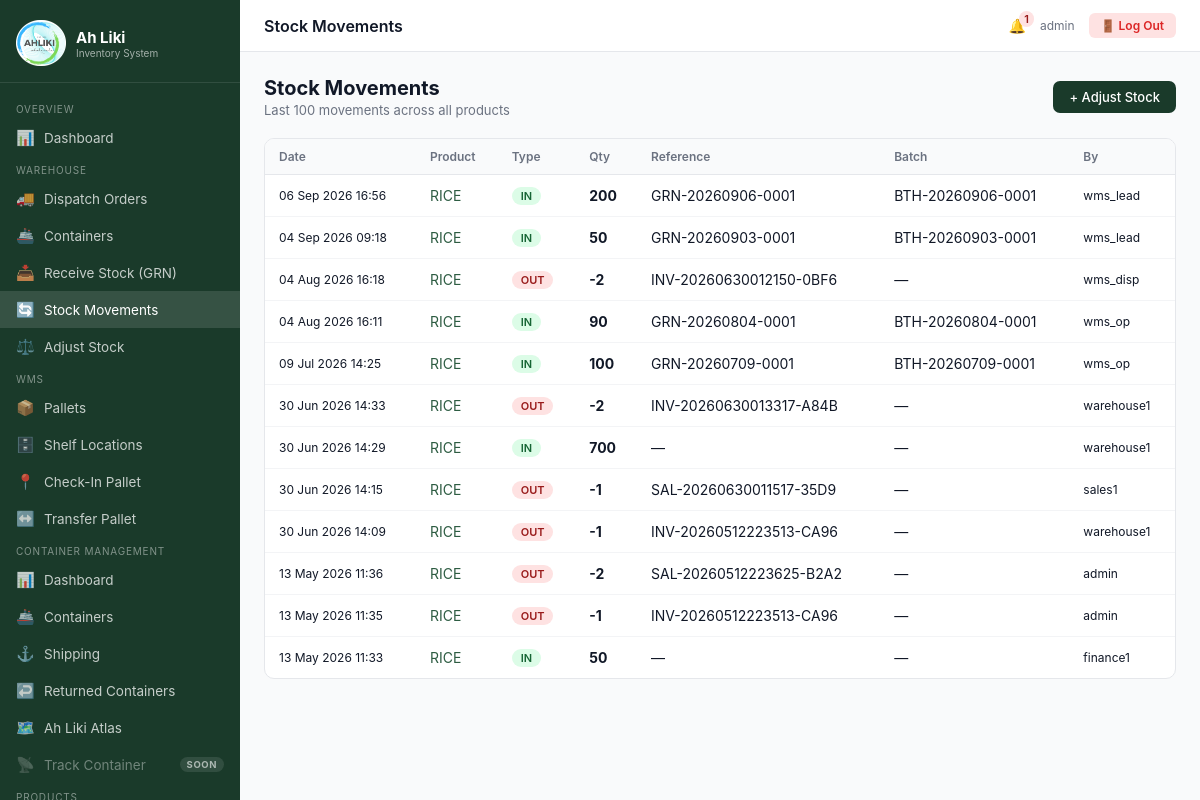
The app's page /stock/movements/ (signed in) with its own data.
### inventory/models.py (models this page shows, shortened)
class StockMovement(models.Model):
    MOVEMENT_TYPES = [
        ('in', 'Stock In'),
        ('out', 'Stock Out'),
        ('adjustment', 'Adjustment'),
        ('return', 'Return'),
    ]
    product = models.ForeignKey(Product, on_delete=models.CASCADE, related_name='stock_movements')
    movement_type = models.CharField(max_length=20, choices=MOVEMENT_TYPES)
    quantity = models.IntegerField(help_text='Positive for in, negative for out')
    reference = models.CharField(max_length=200, blank=True, help_text='GRN or Sale number')
    batch_number = models.CharField(max_length=100, blank=True)
    expiry_date = models.DateField(null=True, blank=True)
    performed_by = models.ForeignKey(User, on_delete=models.SET_NULL, null=True)
    timestamp = models.DateTimeField(default=timezone.now)
    notes = models.TextField(blank=True)

class Product(models.Model):
    sku = models.CharField(max_length=100, unique=True)
    name = models.CharField(max_length=200)
    category = models.ForeignKey(Category, on_delete=models.SET_NULL, null=True, related_name='products')
    supplier = models.ForeignKey(Supplier, on_delete=models.SET_NULL, null=True, related_name='products')
    unit_price = models.DecimalField(max_digits=10, decimal_places=2)
    cost_price = models.DecimalField(max_digits=10, decimal_places=2, default=0)
    reorder_level = models.PositiveIntegerField(default=10, help_text='Alert when stock falls below this')
    unit = models.CharField(max_length=50, default='each', help_text='e.g. each, kg, litre, carton')
    barcode = models.CharField(max_length=200, blank=True)
    description = models.TextField(blank=True)
    is_active = models.BooleanField(default=True)
    created_at = models.DateTimeField(auto_now_add=True)

### inventory/views.py (the view)
# urls.py: path('stock/movements/', views.stock_movements, name='stock_movements'),
@login_required
@role_required('admin', 'warehouse')
def stock_movements(request):
    movements = StockMovement.objects.select_related('product', 'performed_by').order_by('-timestamp')[:100]
    return render(request, 'stock/movements.html', {'movements': movements})

### templates/stock/movements.html (shortened to what this page needs)
{% extends 'base.html' %}
{% block topbar_title %}Stock Movements{% endblock %}
{% block content %}
<div class="page-header">
  <div><h1>Stock Movements</h1><p>Last 100 movements across all products</p></div>
  <a href="{% url 'stock_adjust' %}" class="btn btn-primary">+ Adjust Stock</a>
</div>
<div class="card">
  <div class="table-wrap">
    <table>
      <thead><tr><th>Date</th><th>Product</th><th>Type</th><th>Qty</th><th>Reference</th><th>Batch</th><th>By</th></tr></thead>
      <tbody>
      {% for m in movements %}
      <tr>
        <td style="font-size:12px;white-space:nowrap">{{ m.timestamp|date:"d M Y H:i" }}</td>
        <td><a href="{% url 'product_detail' m.product.pk %}">{{ m.product.name }}</a></td>
        <td>{% if m.movement_type == 'in' %}<span class="badge badge-green">IN</span>{% elif m.movement_type == 'out' %}<span class="badge badge-red">OUT</span>{% else %}<span class="badge badge-gray">{{ m.get_movement_type_display }}</span>{% endif %}</td>
        <td><strong>{{ m.quantity }}</strong></td>
        <td>{{ m.reference|default:"—" }}</td>
        <td>{{ m.batch_number|default:"—" }}</td>
        <td style="font-size:12px">{{ m.performed_by.username|default:"—" }}</td>
      </tr>
      {% empty %}<tr><td colspan="7" style="text-align:center;color:var(--gray-500);padding:24px">No movements yet.</td></tr>{% endfor %}
      </tbody>
    </table>
  </div>
</div>
{% endblock %}

### templates/base.html (shortened to what this page needs)
<!DOCTYPE html>
<html lang="en">
<head>
{% load static %}
{% load custom_tags %}
<link rel="stylesheet" href="{% static 'css/main.css' %}">
</head>
<body>
{% with user_role=request.user|user_role %}
{% with is_admin=request.user.is_superuser %}
<div class="layout{% if user_role == 'wms_operator' or user_role == 'wms_dispatcher' %} wms-op-layout{% endif %}">
  <aside class="sidebar" id="sidebar">
    <div class="sidebar-brand">
      <div class="logo">
        <img src="{% static 'image/ahliki_logo.png' %}" alt="Ah Liki Logo" class="logo-image">
        <div>
          <div class="logo-text">Ah Liki</div>
          <div class="logo-sub">{% if user_role == 'wms_operator' %}WMS Operator{% elif user_role == 'wms_dispatcher' %}WMS Dispatcher{% elif user_role == 'custom_broker' %}Customs Broker{% else %}Inventory System{% endif %}</div>
        </div>
      </div>
    </div>
    <nav class="sidebar-nav">
      {% if user_role == 'wms_operator' %}
      <div class="nav-section">Home</div>
      <a href="{% url 'wms_dashboard' %}" class="{% if request.resolver_match.url_name == 'wms_dashboard' %}active{% endif %}">
        <span class="icon">🏠</span> WMS Dashboard
      </a>
      <div class="nav-section">Receive Stock</div>
      <a href="{% url 'grn_list' %}" class="{% if 'grn' in request.resolver_match.url_name %}active{% endif %}">
        <span class="icon">📥</span> Receive Stock (GRN)
      </a>
      <a href="{% url 'grn_add' %}" class="{% if request.resolver_match.url_name == 'grn_add' %}active{% endif %}">
        <span class="icon">➕</span> New GRN
      </a>
      <a href="{% url 'warehouse_container_list' %}" class="{% if 'container' in request.resolver_match.url_name and 'cms_' not in request.resolver_match.url_name %}active{% endif %}">
        <span class="icon">🚢</span> Containers
      </a>
      <div class="nav-section">WMS Operations</div>
      <a href="{% url 'wms_checkin' %}" class="{% if 'checkin' in request.resolver_match.url_name %}active{% endif %}">
        <span class="icon">📍</span> Check-In Pallet
      </a>
      <a href="{% url 'wms_transfer' %}" class="{% if 'transfer' in request.resolver_match.url_name %}active{% endif %}">
        <span class="icon">↔️</span> Transfer Pallet
      </a>
      <a href="{% url 'pallet_list' %}" class="{% if 'pallet' in request.resolver_match.url_name %}active{% endif %}">
        <span class="icon">📦</span> Pallets
      </a>
      <a href="{% url 'shelf_list' %}" class="{% if 'shelf' in request.resolver_match.url_name %}active{% endif %}">
        <span class="icon">🗄️</span> Shelf Locations
      </a>
      {% else %}
      {% if is_admin or user_role == 'admin' or user_role == 'warehouse' or user_role == 'finance' or user_role == 'manager' %}
      <div class="nav-section">Overview</div>
      <a href="{% url 'dashboard' %}" class="{% if request.resolver_match.url_name == 'dashboard' %}active{% endif %}">
        <span class="icon">📊</span> Dashboard
      </a>
      {% endif %}
      {% if is_admin or user_role == 'admin' or user_role == 'manager' or user_role == 'warehouse' %}
      <div class="nav-section">Warehouse</div>
      <a href="{% url 'warehouse_dispatch_list' %}" class="{% if 'dispatch' in request.resolver_match.url_name %}active{% endif %}">
        <span class="icon">🚚</span> Dispatch Orders
      </a>
      <a href="{% url 'warehouse_container_list' %}" class="{% if 'container' in request.resolver_match.url_name and 'cms_' not in request.resolver_match.url_name %}active{% endif %}">
        <span class="icon">🚢</span> Containers
      </a>
      <a href="{% url 'grn_list' %}" class="{% if 'grn' in request.resolver_match.url_name %}active{% endif %}">
        <span class="icon">📥</span> Receive Stock (GRN)
      </a>
      <a href="{% url 'stock_movements' %}" class="{% if 'stock_movements' in request.resolver_match.url_name %}active{% endif %}">
        <span class="icon">🔄</span> Stock Movements
      </a>
      <a href="{% url 'stock_adjust' %}" class="{% if 'stock_adjust' in request.resolver_match.url_name %}active{% endif %}">
        <span class="icon">⚖️</span> Adjust Stock
      </a>
      <div class="nav-section">WMS</div>
      <a href="{% url 'pallet_list' %}" class="{% if 'pallet' in request.resolver_match.url_name %}active{% endif %}">
        <span class="icon">📦</span> Pallets
      </a>
      <a href="{% url 'shelf_list' %}" class="{% if 'shelf' in request.resolver_match.url_name %}active{% endif %}">
        <span class="icon">🗄️</span> Shelf Locations
      </a>
      <a href="{% url 'wms_checkin' %}" class="{% if 'checkin' in request.resolver_match.url_name %}active{% endif %}">
        <span class="icon">📍</span> Check-In Pallet
      </a>
      <a href="{% url 'wms_transfer' %}" class="{% if 'transfer' in request.resolver_match.url_name %}active{% endif %}">
        <span class="icon">↔️</span> Transfer Pallet
      </a>
      {% endif %}
      {% if is_admin or user_role == 'admin' or user_role == 'manager' %}
      <div class="nav-section">Container Management</div>
      <a href="{% url 'cms_dashboard' %}" class="{% if request.resolver_match.url_name == 'cms_dashboard' %}active{% endif %}">
        <span class="icon">📊</span> Dashboard
      </a>
      <a href="{% url 'cms_containers' %}" class="{% if request.resolver_match.url_name == 'cms_containers' or 'cms_container_' in request.resolver_match.url_name %}active{% endif %}">
        <span class="icon">🚢</span> Containers
      </a>
      <a href="{% url 'cms_shipping' %}" class="{% if 'cms_shipping' in request.resolver_match.url_name %}active{% endif %}">
        <span class="icon">⚓</span> Shipping
      </a>
      <a href="{% url 'cms_returns' %}" class="{% if 'cms_return' in request.resolver_match.url_name %}active{% endif %}">
        <span class="icon">↩️</span> Returned Containers
      </a>
      <a href="{% url 'cms_atlas' %}" class="{% if request.resolver_match.url_name == 'cms_atlas' %}active{% endif %}">
        <span class="icon">🗺️</span> Ah Liki Atlas
      </a>
      <span class="nav-disabled" title="Coming soon" aria-disabled="true">
        <span class="icon">📡</span> Track Container <span class="nav-soon">Soon</span>
      </span>
      {% endif %}
      {% if is_admin or user_role == 'admin' or user_role == 'manager' or user_role == 'warehouse' %}
      <div class="nav-section">Products</div>
      {% elif user_role == 'finance' %}
      <div class="nav-section">Pricing</div>
      <a href="{% url 'product_list' %}" class="{% if 'product' in request.resolver_match.url_name %}active{% endif %}">
        <span class="icon">💰</span> Manage Prices
      </a>
      {% endif %}
      {% endif %}
    </nav>
  </aside>
  <div class="main">
    <div class="topbar">
      <div class="topbar-title">
        {% block topbar_title %}{% endblock %}
      </div>
      <div class="topbar-right">
        {% if is_admin or user_role == 'admin' or user_role == 'warehouse' or user_role == 'manager' %}
        <a href="{% url 'alert_list' %}" style="position:relative;color:var(--gray-700);text-decoration:none">
          🔔{% if open_alerts_count %}<span class="badge badge-red" style="position:absolute;top:-6px;right:-8px;padding:1px 5px">{{ open_alerts_count }}</span>{% endif %}
        </a>
        {% endif %}
        <a href="{% url 'profile' %}" class="topbar-user">
          {{ request.user.get_full_name|default:request.user.username }}
        </a>
        <form method="post" action="{% url 'logout' %}" style="margin:0">
          <button type="submit" class="topbar-logout" title="Log Out">🚪<span class="lbl"> Log Out</span></button>
        </form>
      </div>
    </div>
    <div class="content">
      {% block content %}{% endblock %}
    </div>
  </div>
</div>
{% endwith %}
{% endwith %}
</body>
</html>

### records on screen
StockMovement: timestamp "06 Sep 2026 16:56", product.name "RICE", movement_type "IN", quantity "200", reference "GRN-20260906-0001", batch_number "BTH-20260906-0001", performed_by.username "wms_lead"
StockMovement: timestamp "04 Sep 2026 09:18", product.name "RICE", movement_type "IN", quantity "50", reference "GRN-20260903-0001", batch_number "BTH-20260903-0001", performed_by.username "wms_lead"
StockMovement: timestamp "04 Aug 2026 16:18", product.name "RICE", movement_type "OUT", quantity "-2", reference "INV-20260630012150-0BF6", batch_number "—", performed_by.username "wms_disp"
StockMovement: timestamp "04 Aug 2026 16:11", product.name "RICE", movement_type "IN", quantity "90", reference "GRN-20260804-0001", batch_number "BTH-20260804-0001", performed_by.username "wms_op"
StockMovement: timestamp "09 Jul 2026 14:25", product.name "RICE", movement_type "IN", quantity "100", reference "GRN-20260709-0001", batch_number "BTH-20260709-0001", performed_by.username "wms_op"
StockMovement: timestamp "30 Jun 2026 14:33", product.name "RICE", movement_type "OUT", quantity "-2", reference "INV-20260630013317-A84B", batch_number "—", performed_by.username "warehouse1"
StockMovement: timestamp "30 Jun 2026 14:29", product.name "RICE", movement_type "IN", quantity "700", reference "—", batch_number "—", performed_by.username "warehouse1"
StockMovement: timestamp "30 Jun 2026 14:15", product.name "RICE", movement_type "OUT", quantity "-1", reference "SAL-20260630011517-35D9", batch_number "—", performed_by.username "sales1"
StockMovement: timestamp "30 Jun 2026 14:09", product.name "RICE", movement_type "OUT", quantity "-1", reference "INV-20260512223513-CA96", batch_number "—", performed_by.username "warehouse1"
StockMovement: timestamp "13 May 2026 11:36", product.name "RICE", movement_type "OUT", quantity "-2", reference "SAL-20260512223625-B2A2", batch_number "—", performed_by.username "admin"
StockMovement: timestamp "13 May 2026 11:35", product.name "RICE", movement_type "OUT", quantity "-1", reference "INV-20260512223513-CA96", batch_number "—", performed_by.username "admin"
StockMovement: timestamp "13 May 2026 11:33", product.name "RICE", movement_type "IN", quantity "50", reference "—", batch_number "—", performed_by.username "finance1"

### other values on screen
{{ open_alerts_count }} "1"
{{ request.user.get_full_name|default:request.user.username }} "admin"
